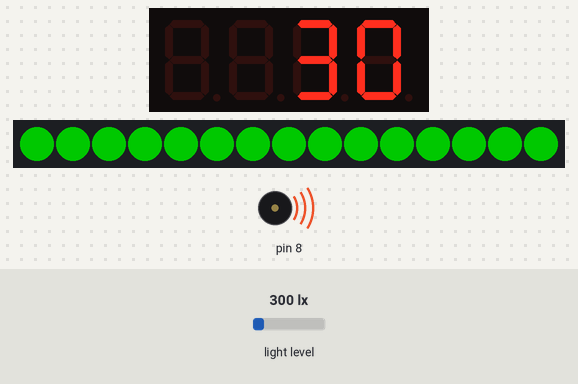
Bench run of a sketch on a simulated Arduino Uno, built with avr-gcc and run on an emulated ATmega328P. Shown: 4-digit seven-segment display, 15 RGB LEDs in strip order, left to right, buzzer (waves = sounding). The inputs (shaded band) are chosen by the test bench; at power-on: light level 300 lx. Dim RGB values are drawn brighter than linear; what the sketch prints to the serial monitor is not drawn.

Above: at 1.2 s.
1.3 s: light level set to 56 lx
3.8 s: light level set to 47 lx
At 5.3 s:
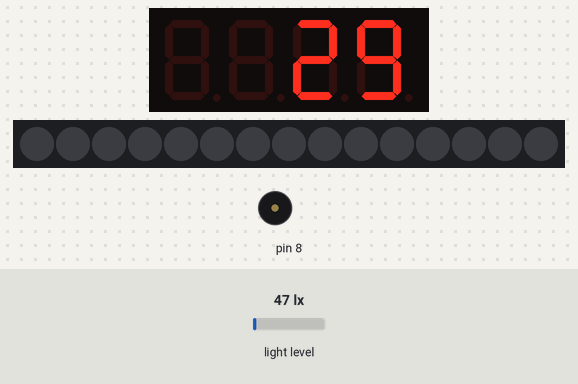
6.9 s: light level set to 500 lx
At 7.2 s:
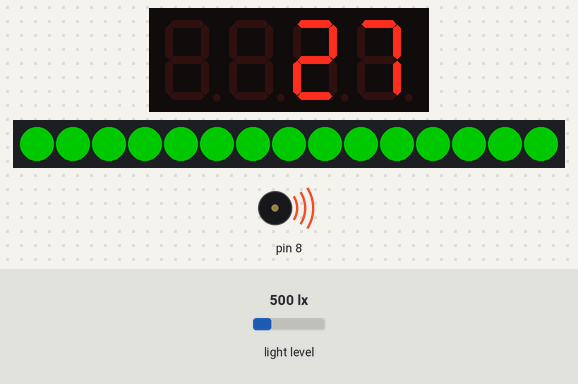
Timing chart, 0 to 14.4 s (numbered marks = the images above; inputs shaded):
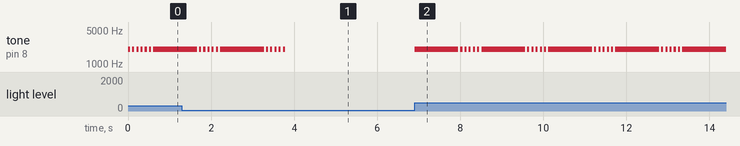

Measured:
- the behaviour switches between 51 and 50 lx on light level (found by bisection; images 0 and 1)
- after the input at 3.8 s, tone on pin 8: stops changing and stays silent; the display: changes after 0.73 s (image 1)
- after the input at 6.9 s, tone on pin 8: silent → 2000 Hz at once, then repeats every 1.6 s: 5 × (silent 0.05 s, 2000 Hz 0.05 s), silent 0.05 s, 2000 Hz 1.1 s
- what the display in image 2 shows lasts 1.0 s, from 6.9 s to 7.9 s

The sketch:

ArduinoGame8.ino
```cpp
#include <Makeblock.h>
#include <Arduino.h>
#include <SoftwareSerial.h>
#include <Wire.h>

unsigned char second = 31;
unsigned long previousMillis = 0;
unsigned long lastTime = 0;
unsigned long currentMillis;
const long interval = 500;
int ledState = LOW;
int lightValue = 0;
int gameScore = 0;
byte gameStart = 0;

//Me_LimitSwitch module can only be connected to PORT_3, PORT_4, PORT_6,PORT_7,PORT_8 of base shield or from PORT_3 to PORT_8 of baseboard.
Me7SegmentDisplay disp(PORT_6);
MeLightSensor lightSensor(PORT_8);
MeLimitSwitch limitSwitch1(PORT_4,SLOT1); //connecte to Me RJ25 Adapter SLOT1
MePort output(PORT_4);
MeRGBLed led(PORT_3);

void setup()
{
  Serial.begin(9600);
  Serial.println("Start.");
  disp.set();
  disp.init();
  led.setNumber(15);
}
void loop()
{
  disp.display(30);
  currentMillis = millis();
  if (currentMillis - previousMillis >= interval) {
    previousMillis = currentMillis;
    if (ledState == LOW) {
      ledState = HIGH;
    }
    else {
      ledState = LOW;
    }
    output.dWrite2(ledState);
  }
  if(limitSwitch1.touched())
  {
    gameStart = 1;
    previousMillis = 0;
    gameLogic();
  }
}

void gameLogic(){
  while (gameStart == 1) {
    lightValue = lightSensor.read();
    //Serial.println(lightValue);
    if (lightValue > 50) {
      gameScore++;
      if (gameScore == 3) {
        buzzerOn();
        for(int t=0;t<15;t++){
          led.setColorAt(t, 0, 100, 0);
        }
        led.show();
        delay(1000);
        buzzerOff();
        for(int t=0;t<15;t++){
          led.setColorAt(t, 0, 0, 0);
        }
        led.show();
        gameStart = 0;
        gameScore = 0;
        lastTime = 0;
        previousMillis = 0;
        second = 31;
        return;
      }
      for (int i=0; i <= 2; i++) {
        buzzerOn();
        for(int t=0;t<15;t++){
          led.setColorAt(t, 0, 100, 0);
        }
        led.show();
        delay(50);
        buzzerOff();
        for(int t=0;t<15;t++){
          led.setColorAt(t, 0, 0, 0);
        }
        led.show();
        delay(50);
      }
    }
    if(millis()-lastTime>=1000){
      second --;
      if(second == 0)
      {
        buzzerOn();
        for(int t=0;t<15;t++){
          led.setColorAt(t, 100, 0, 0);
        }
        led.show();
        delay(1000);
        buzzerOff();
        for(int t=0;t<15;t++){
          led.setColorAt(t, 0, 0, 0);
        }
        led.show();
        gameStart = 0;
        gameScore = 0;
        lastTime = 0;
        previousMillis = 0;
        second = 31;
        return;
      }
      disp.display(second);
      lastTime = millis();
    }
  }
}
```
